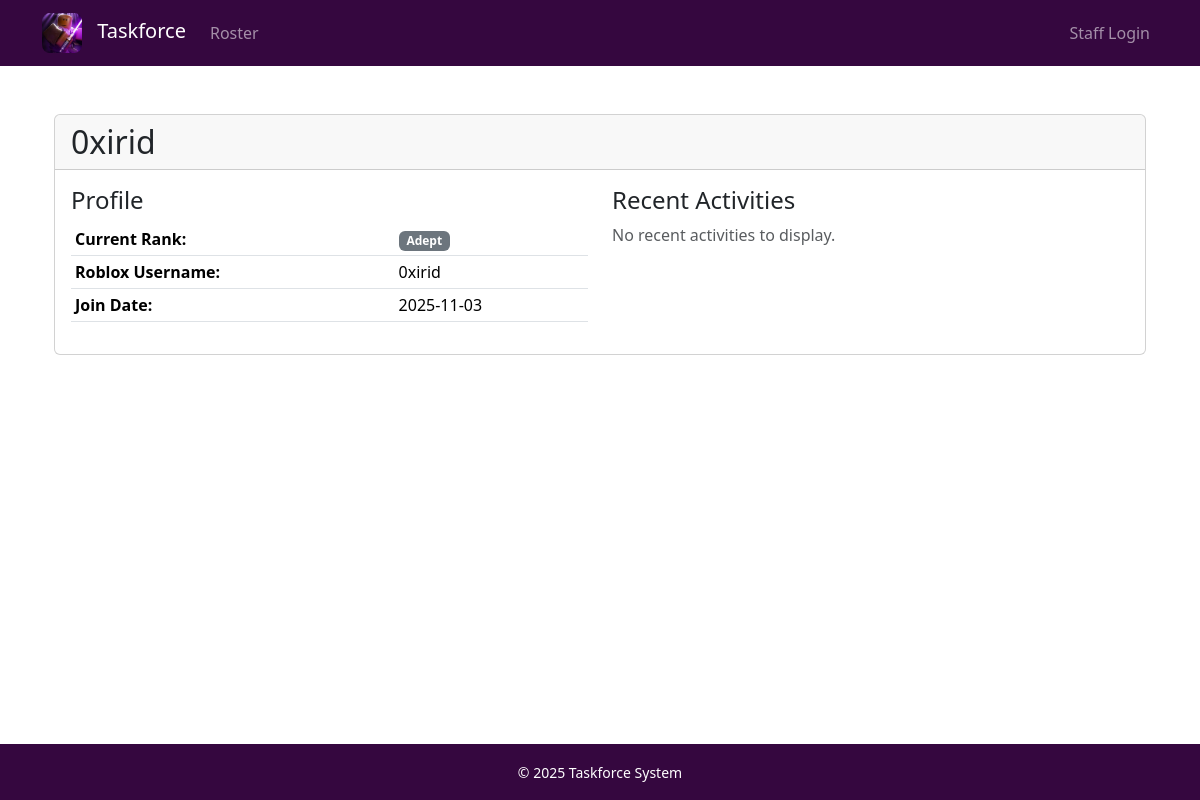
Page /public/member/100 on the committed database.
### database/models.py (models this page shows, shortened)
class Member(db.Model):
    __tablename__ = 'members'
    id = db.Column(db.Integer, primary_key=True)
    discord_username = db.Column(db.String(100), nullable=False, unique=True)
    discord_id = db.Column(db.String(50), nullable=True, unique=True)
    roblox_username = db.Column(db.String(100), nullable=True)
    roblox_id = db.Column(db.String(50), nullable=True)
    current_rank = db.Column(db.String(100), nullable=False, default='Aspirant')
    join_date = db.Column(db.DateTime, nullable=False, default=datetime.utcnow)
    last_updated = db.Column(db.DateTime, nullable=False, default=datetime.utcnow)
    is_active = db.Column(db.Boolean, default=True)
    activities = db.relationship('ActivityLog', backref='member', lazy=True, cascade='all, delete-orphan')
    promotions = db.relationship('PromotionLog', backref='member', lazy=True, cascade='all, delete-orphan')

### routers/public.py (the view)
@public_bp.route('/public/member/<int:member_id>')
def public_member(member_id):
    member = Member.query.get_or_404(member_id)
    recent_activities = ActivityEntry.query.filter_by(member_id=member_id).order_by(ActivityEntry.activity_date.desc()).limit(5).all()
    return render_template('public_member.html',
                           member=member,
                           recent_activities=recent_activities)

### utils/auth.py (called while the page is built)
def is_staff():
    return bool(session.get('is_staff', False))

### templates/public_member.html (shortened to what this page needs)
{% extends "base.html" %}
{% block content %}
<div class="container mt-4">
    <div class="card">
        <div class="card-header">
            <h2 class="mb-0">{{ member.discord_username }}</h2>
        </div>
        <div class="card-body">
            <div class="row">
                <div class="col-md-6">
                    <h4>Profile</h4>
                    <table class="table table-sm">
                        <tr>
                            <th>Current Rank:</th>
                            <td><span class="badge bg-secondary">{{ member.current_rank }}</span></td>
                        </tr>
                        {% if member.roblox_username %}
                        <tr>
                            <th>Roblox Username:</th>
                            <td>{{ member.roblox_username }}</td>
                        </tr>
                        {% endif %}
                        <tr>
                            <th>Join Date:</th>
                            <td>{{ member.join_date.strftime('%Y-%m-%d') if member.join_date else 'N/A' }}</td>
                        </tr>
                    </table>
                </div>
                <div class="col-md-6">
                    <h4>Recent Activities</h4>
                    {% if recent_activities %}
                        <div class="list-group">
                        {% for activity in recent_activities %}
                            <div class="list-group-item">
                                <div class="d-flex justify-content-between align-items-center">
                                    <span>{{ activity.activity_date.strftime('%Y-%m-%d') }}</span>
                                    <span class="badge bg-primary">{{ activity.activity_type }}</span>
                                </div>
                            </div>
                        {% endfor %}
                        </div>
                    {% else %}
                        <p class="text-muted">No recent activities to display.</p>
                    {% endif %}
                </div>
            </div>
        </div>
    </div>
</div>
{% endblock %}

### static/css/style.css (style rules this page uses)
body::before { content: ""; position: fixed; top: 0; left: 0; width: 100%; height: 100%; background-image: url('../img/RobloxScreenShot20251129_132653842.png'); background-size: cover; background-position: center; filter: blur(3px) brightness(0.4); z-index: -1; }

### rows in the picture
Member: discord_username "0xirid", current_rank "Adept", roblox_username "0xirid", join_date "2025-11-03"
